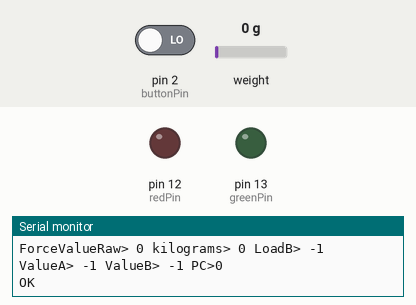
This sketch was run on a simulated Arduino Uno, built with avr-gcc and run on an emulated ATmega328P. On the bench: output pins drawn as LEDs (lit = HIGH), the last lines printed to the serial monitor. Dashed ring = blinking. The test bench sets the inputs (shaded band); at power-on: pin 2 (buttonPin) LOW, weight on the scale 0 g. EEPROM starts erased; the modem accepts every AT command (registered, SIM ready, sends succeed) and sends nothing else.

Above: at 2.2 s.
2.3 s: pin 2 (buttonPin) driven HIGH
At 18.2 s:
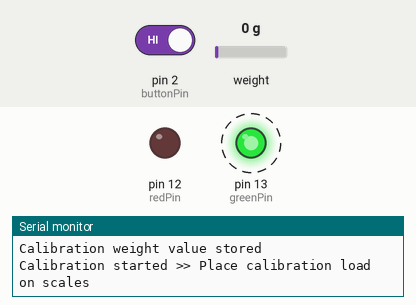
24.9 s: pin 2 (buttonPin) driven HIGH
At 36.4 s:
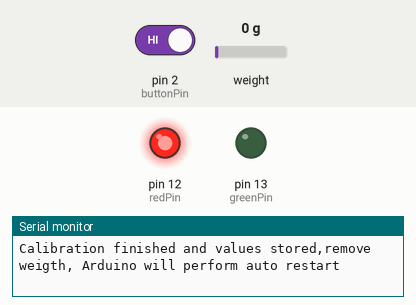
Timing chart, 0 to 43.0 s (numbered marks = the images above; inputs shaded):
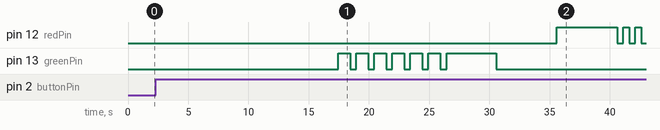

The sketch:

Sim900_v3.0.ino
```cpp
#include <SoftwareSerial.h>
#include <EEPROM.h> // build-in IDE libary
#include <HX711.h> // libary used: BOGDE HX711 from Github

#define APIKEY         "AN3gJzGEn1cRtsmrygdi5uvrIz18i5prmXI8g5sAmZJEA1y4" // replace your Xively api key here
#define FEEDID         1865252593   // replace your Xively feed ID
#define SCALEID        "Scales1"    //change this to match xively scale feed ID

SoftwareSerial GPRS(7,8);  //SoftwareSerial mySerial(7, 8); //set pins to communicate with GSM sheild
HX711 scale(A3, A2);   // parameter "gain" is ommited; the default value 128 is used by the library

int LoadA;               // to calculate the loadcell ramp low value
int LoadB;               // to calculate the loadcell ramp high value
int LoadBRX = 3;      // change this figure to the predefined calibration weight
long ValueA;             // stores the low value of the ramp
long ValueB;             // stores the high value of the ramp
long ValueATemp;         // stores the temp low value of the ramp
int ValueOut;          // the output value in kilograms        (changed from long, could change to float for decimel - ws)
long ForceValueRaw;      // the raw value from the HX711
long ForceTemp;          // Value without zero-ing value
int CounterPulse;        // for calibration counter
int IncomingByte;        // serial.read
long Address = 0;        // Starting at the first byte on the eeprom
//int weight;

const int greenPin =  13;    // green LED pin 13 or onboard
const int redPin = 12;       // red LED pin 12

const int buttonPin = 2;     // the number of the pushbutton pin
int buttonState = 0;         // variable for reading the pushbutton status

//------EEprom-----function-----------------------------------
//This write function will write a 4 byte (32bit) long to the eeprom at the specified Address to adress + 3.
void EEPROMWritelong(int Address, long value)
{
  //Decomposition from a long to 4 bytes by using bitshift. One = Most significant -> Four = Least significant byte
  byte four = (value & 0xFF);
  byte three = ((value >> 8) & 0xFF);
  byte two = ((value >> 16) & 0xFF);
  byte one = ((value >> 24) & 0xFF);

  //Write the 4 bytes into the eeprom memory.
  EEPROM.write(Address, four);
  EEPROM.write(Address + 1, three);
  EEPROM.write(Address + 2, two);
  EEPROM.write(Address + 3, one);
}

//This read function will return a 4 byte (32bit) long from the eeprom at the specified Address to adress + 3.
long EEPROMReadlong(long Address)
{
  //Read the 4 bytes from the eeprom memory.
  long four = EEPROM.read(Address);
  long three = EEPROM.read(Address + 1);
  long two = EEPROM.read(Address + 2);
  long one = EEPROM.read(Address + 3);
  //Return the recomposed long by using bitshift.
  return ((four << 0) & 0xFF) + ((three << 8) & 0xFFFF) + ((two << 16) & 0xFFFFFF) + ((one << 24) & 0xFFFFFFFF);
}
///--------end of EEprom Function---------///


void setup()
{


  delay(500);
  pinMode(buttonPin, INPUT); // sets buttonPin as input for switch control
  pinMode(greenPin, OUTPUT); // initialize led pin 13 as output
  pinMode(redPin, OUTPUT); // set led pin 12 as output

  GPRS.begin(19200); //setting GPS baud
  Serial.begin(19200);    // the serial baud rate
  delay(500);

  ValueOut = 0;
  ValueA = (EEPROMReadlong(0)); // read the EEprom value
  ValueB = (EEPROMReadlong(4)); // read the EEprom value
  LoadB  = (EEPROMReadlong(8)); // read the EEprom value
  ValueATemp = 0;
  CounterPulse = 0;

}

////End of Setup////


///connect to gsm///
void ConnectNetwork()
{
  GPRS.println("AT+CGATT=1"); // Attach from GPRS serivce
  Response();
  delay(1000);
  GPRS.println("AT+CSTT=\"internet\""); // Start task and set APN
  delay(3000);
  Response();
  GPRS.println("AT+CIICR"); // Bring up wireless connection with GPRS
  delay(2000);
  Response();
  GPRS.println("AT+CIFSR"); // Get local IP address
  Response();
  GPRS.println("AT+CIPSPRT=1"); // Set its prompt echo '>'and shows "send ok" when sending is successful
  Response();
  GPRS.println("AT+CIPQSEND=0"); // Set normal data transmitting mode
  Response();
}
/////enf of function////


////close connection function///
void CloseConnection()
{
  GPRS.println("AT+CIPCLOSE"); // Close TCP connection
  Response();
  delay(3000);
}
////end of function///


/////Get Current Date & Time////
void GetDateTime()
{
  ConnectNetwork();
  delay(500);
  GPRS.println("AT+CLTS=1"); //get current date & time from network
  delay(500);
  Response();
  GPRS.println("AT+CCLK?"); //display timestamp
  Response();
  delay(500);

}
/////end of function////


////Get raw value reading///
void RawValue()
{
  ForceValueRaw = (scale.read() / 128); // gain 128/128 = 1// raw value from loadcell A

}
/////End of Function////


////Calibration Function/////
void CalibrationMode()
{
    RawValue();

    long address = 0;

    if (LoadBRX >= 1) // do something if the value is larger then 1
    {
      LoadB = LoadBRX;
      LoadBRX = 0;
      Serial.println ("Calibration weight value stored");
    }
{
    CounterPulse++;  // raise pulse counter
    IncomingByte = ' '; // clear incomingbyte
    delay (2000);
  }

  if (CounterPulse == 1)
  {
    ValueATemp = ForceValueRaw;  // store the 0 load value in a variable
    Serial.println ("Calibration started >> Place calibration load on scales");
    CounterPulse = 2;
    digitalWrite(greenPin, HIGH);// turn LED on, added
    delay (1000); // changed from 100
    digitalWrite(greenPin, LOW);// turn LED off, added
    delay (500);
    digitalWrite(greenPin, HIGH);// turn LED on, added
    delay (1000); // changed from 100
    digitalWrite(greenPin, LOW);// turn LED off, added
    delay (500);
    digitalWrite(greenPin, HIGH);// turn LED on, added
    delay (1000); // changed from 100
    digitalWrite(greenPin, LOW);//turn LED off, added
    delay (500);
    digitalWrite(greenPin, HIGH);// turn LED on, added
    delay (1000); // changed from 100
    digitalWrite(greenPin, LOW);// turn LED off, added
    delay (500);
    digitalWrite(greenPin, HIGH);// turn LED on, added
    delay (1000); // changed from 100
    digitalWrite(greenPin, LOW);// turn LED off, added
    delay (500);
    digitalWrite(greenPin, HIGH);// turn LED on, added
    delay (1000); // changed from 100
    digitalWrite(greenPin, LOW); //turn LED off, added
    delay (500);
    digitalWrite(greenPin, HIGH);// turn LED on, added
  }

  if (CounterPulse == 3)
  {
    // Storing values to EEprom
    //Writing first long.
    EEPROMWritelong(address, ValueATemp);  //ValueA
    address += 4;
    //Writing second long.
    EEPROMWritelong(address, ForceValueRaw);  //ValueB
    address += 4;
    //Writing third long.
    EEPROMWritelong(address, LoadB);  //LoadB
    address += 4;
    delay(2000);
    digitalWrite(greenPin, LOW);
    Serial.println ("Calibration finished and values stored,remove weigth, Arduino will perform auto restart");
    delay(5000);
    digitalWrite(redPin, HIGH);// turn LED on, added
    delay (10); //changed from 10
    CounterPulse = 0; // reset of Pulse counter
    delay(5000);
    digitalWrite(redPin, LOW);// turn LED off, added
    delay(500);
    digitalWrite(redPin, HIGH);// turn LED on, added
    delay(500);
    digitalWrite(redPin, LOW);// turn LED off, added
    delay(500);
    digitalWrite(redPin, HIGH);// turn LED off, added
    delay(500);
    digitalWrite(redPin, LOW);// turn LED off, added
    delay(500);
    digitalWrite(redPin, HIGH);// turn LED off, added
    delay(500);
    digitalWrite(redPin, LOW);// turn LED on, added
    delay(500);
    digitalWrite(redPin, HIGH);// turn LED off, added
    delay(500);
    digitalWrite(redPin, LOW);// turn LED off, added
    delay(500);
    digitalWrite(redPin, HIGH);// turn LED off, added
    delay(500);
    digitalWrite(redPin, LOW);// turn LED off, added
    delay(500);
    asm volatile ("  jmp 0"); // invoke restart of arduino
  }
}
/////End of Function////


///take weight reading///
void GetWeight()
{
  RawValue();

  Serial.println("Weighing Mode Active"); // added
  ForceTemp = ((LoadB - 0.0) / (ValueB - ValueA)) * ((ForceValueRaw) - ValueA) + 0.0;
  ValueOut = ForceTemp;


  Serial.print("ForceValueRaw> ");
  Serial.print(ForceValueRaw);
  Serial.print(" kilograms> ");
  Serial.print(ValueOut);
  Serial.print(" LoadB> ");
  Serial.print(LoadB);
  Serial.print(" ValueA> ");
  Serial.print(ValueA);
  Serial.print(" ValueB> ");
  Serial.print(ValueB);
  Serial.print(" PC>");
  Serial.println(CounterPulse);
  delay(500);

  ConnectNetwork();
  delay(500);

  Send2Xively();
}

/////End of Function////


///Send To Xively Function///
void Send2Xively()
{
  /*
  GPRS.println("AT+CGATT=1"); // Attach from GPRS serivce
  Response();
  delay(1000);
  GPRS.println("AT+CSTT=\"internet\""); // Start task and set APN
  delay(3000);
  Response();
  GPRS.println("AT+CIICR"); // Bring up wireless connection with GPRS
  delay(2000);
  Response();
  GPRS.println("AT+CIFSR"); // Get local IP address
  Response();
  GPRS.println("AT+CIPSPRT=1"); // Set its prompt echo '>'and shows "send ok" when sending is successful
  Response();
  GPRS.println("AT+CIPQSEND=0"); // Set normal data transmitting mode
  Response();
*/

  GPRS.println("AT+CIPSTART=\"tcp\",\"api.xively.com\",\"8081\""); //Start up TCP connection
  delay(2000);
  Response();
  GPRS.println("AT+CIPSEND"); // Begin send data to Xively through TCP connection
  Response();
  // Request Syntax for TCP Socket Connection Type
  GPRS.print("{");
  GPRS.print("\"method\" : \"put\",");
  GPRS.print("\"resource\" : \"/feeds/");
  GPRS.print(FEEDID);
  GPRS.print("\",");
  GPRS.print("\"params\" : {},");
  GPRS.print("\"headers\" : {\"X-ApiKey\":\"");
  GPRS.print(APIKEY);
  GPRS.print("\"},");
  GPRS.print("\"body\" : ");
  GPRS.print("{\"version\" : \"1.0.0\",");
  GPRS.print("\"datastreams\" : ");
//  GPRS.print("[{\"id\" : \"weight\",");
  GPRS.print("[{\"id\" : \"");
  GPRS.print(SCALEID);
  GPRS.print("\",");
  GPRS.print("\"current_value\" : \"");
  GPRS.print(ValueOut,1);
  GPRS.println("\"}]},");
  GPRS.print("\"token\" : \"lee\"}");
  delay(500);
  // End of Request Syntax
  GPRS.println((char)26); // After sending AT+CIPSEND ,tap CTRL+Z to send data
  delay(500);
  Response();
//  GPRS.println("AT+CIPCLOSE"); // Close TCP connection
//  Response();
//  delay(3000);
CloseConnection();
}

void Response()
{
  delay(100);
  while(!GPRS.available());
  if(GPRS.available()){
    while(GPRS.available()){
      Serial.write(GPRS.read());
    }
  }
}

/////End of Function////


void loop()

{

  buttonState = digitalRead(buttonPin); // read the state of the pushbutton value


  if (buttonState == HIGH)  // check if the pushbutton is pressed, if it is, the buttonState is HIGH:
  {
  CalibrationMode();
  }


  if (buttonState == LOW)
  {
    GetWeight();
  }
}
```

Measured:
- after the input at 2.3 s, pin 13 (greenPin): alternates HIGH for 1.0 s and LOW for 0.50 s, starting after 15.1 s
